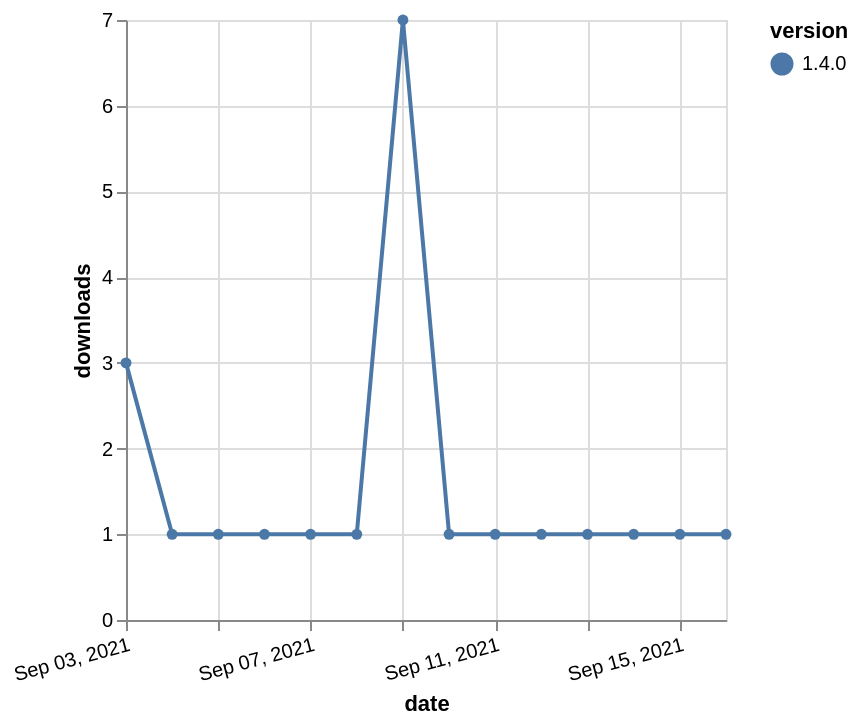

Write a Vega-Lite specification for this figure.
### Vega-Lite specification from a JSON file in a GitHub repository (floating-point values rounded to 4 significant figures)
{"$schema": "https://vega.github.io/schema/vega-lite/v5.json", "description": "A simple bar chart with embedded data.", "data": {"values": [{"date": "2021-09-03", "total": 524, "delta": 3, "version": "1.4.0"}, {"date": "2021-09-04", "total": 525, "delta": 1, "version": "1.4.0"}, {"date": "2021-09-05", "total": 526, "delta": 1, "version": "1.4.0"}, {"date": "2021-09-06", "total": 527, "delta": 1, "version": "1.4.0"}, {"date": "2021-09-07", "total": 528, "delta": 1, "version": "1.4.0"}, {"date": "2021-09-08", "total": 529, "delta": 1, "version": "1.4.0"}, {"date": "2021-09-09", "total": 536, "delta": 7, "version": "1.4.0"}, {"date": "2021-09-10", "total": 537, "delta": 1, "version": "1.4.0"}, {"date": "2021-09-11", "total": 538, "delta": 1, "version": "1.4.0"}, {"date": "2021-09-12", "total": 539, "delta": 1, "version": "1.4.0"}, {"date": "2021-09-13", "total": 540, "delta": 1, "version": "1.4.0"}, {"date": "2021-09-14", "total": 541, "delta": 1, "version": "1.4.0"}, {"date": "2021-09-15", "total": 542, "delta": 1, "version": "1.4.0"}, {"date": "2021-09-16", "total": 543, "delta": 1, "version": "1.4.0"}]}, "width": "container", "mark": {"type": "line", "point": {"filled": true}}, "encoding": {"x": {"field": "date", "type": "temporal", "timeUnit": "yearmonthdate", "title": "date", "axis": {"labelAngle": -15}}, "y": {"field": "delta", "type": "quantitative", "title": "downloads"}, "color": {"field": "version", "type": "nominal"}, "tooltip": {"field": "delta"}}}
